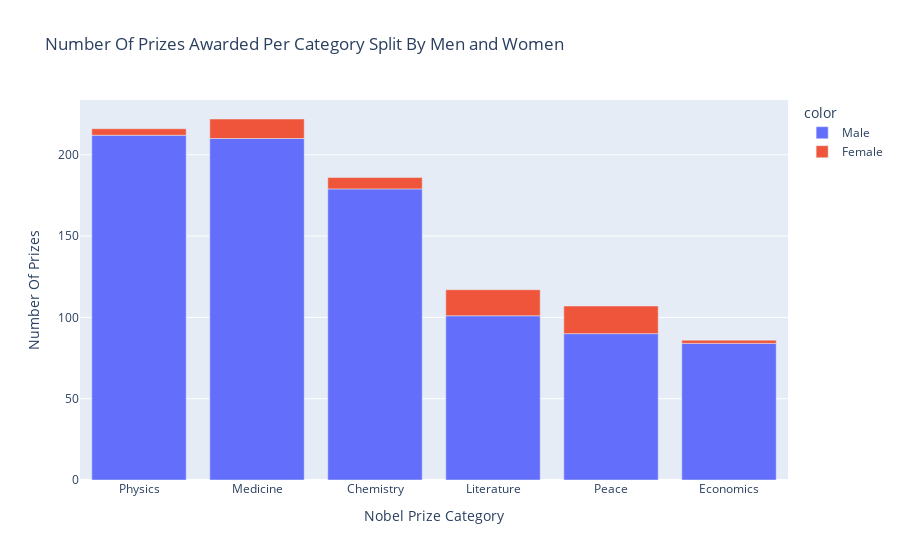

This figure's notebook cell:
### Code cell
cat_split_bar = px.bar(x=cat_split.category,y=cat_split.prize, color=cat_split.sex, title="Number Of Prizes Awarded Per Category Split By Men and Women")
cat_split_bar.update_layout(xaxis_title="Nobel Prize Category", yaxis_title="Number Of Prizes")
cat_split_bar.show()

### Figure 1 — Plotly figure (JSON) as saved in the notebook; plotly's stock layout.template omitted (floating-point values rounded to 4 significant figures)
{"data": [{"alignmentgroup": "True", "hovertemplate": "color=Male<br>x=%{x}<br>y=%{y}<extra></extra>", "legendgroup": "Male", "marker": {"color": "#636efa", "pattern": {"shape": ""}}, "name": "Male", "offsetgroup": "Male", "orientation": "v", "showlegend": true, "textposition": "auto", "type": "bar", "x": ["Physics", "Medicine", "Chemistry", "Literature", "Peace", "Economics"], "xaxis": "x", "y": [212, 210, 179, 101, 90, 84], "yaxis": "y"}, {"alignmentgroup": "True", "hovertemplate": "color=Female<br>x=%{x}<br>y=%{y}<extra></extra>", "legendgroup": "Female", "marker": {"color": "#EF553B", "pattern": {"shape": ""}}, "name": "Female", "offsetgroup": "Female", "orientation": "v", "showlegend": true, "textposition": "auto", "type": "bar", "x": ["Peace", "Literature", "Medicine", "Chemistry", "Physics", "Economics"], "xaxis": "x", "y": [17, 16, 12, 7, 4, 2], "yaxis": "y"}], "layout": {"barmode": "relative", "legend": {"title": {"text": "color"}, "tracegroupgap": 0}, "title": {"text": "Number Of Prizes Awarded Per Category Split By Men and Women"}, "xaxis": {"anchor": "y", "domain": [0, 1], "title": {"text": "Nobel Prize Category"}}, "yaxis": {"anchor": "x", "domain": [0, 1], "title": {"text": "Number Of Prizes"}}}}
